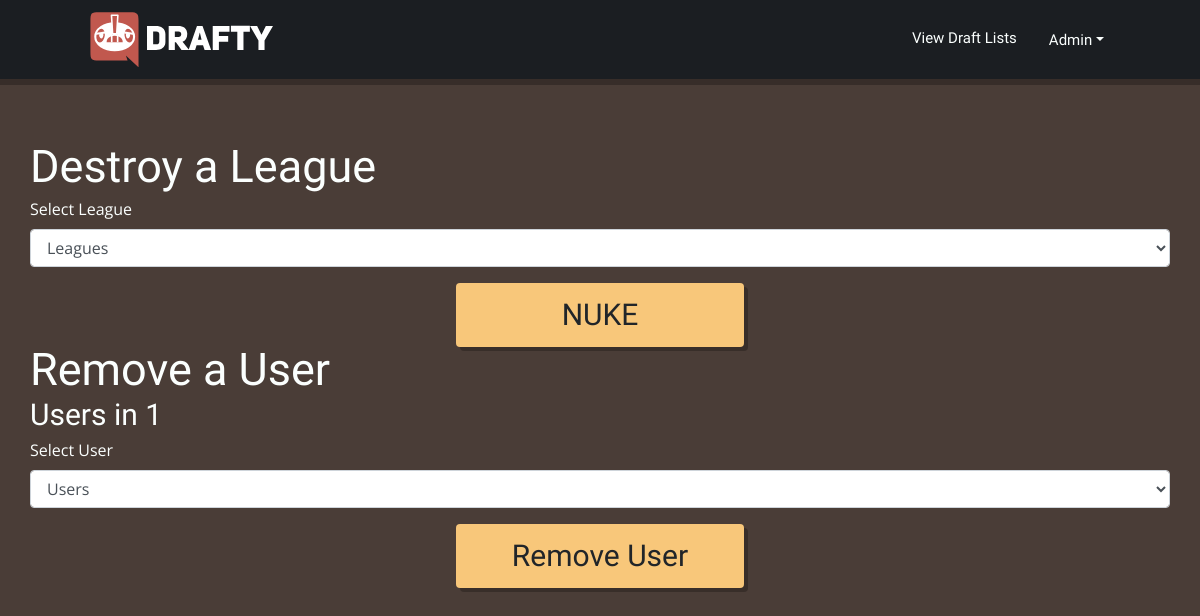
Before: /manage_leagues with the older database file.
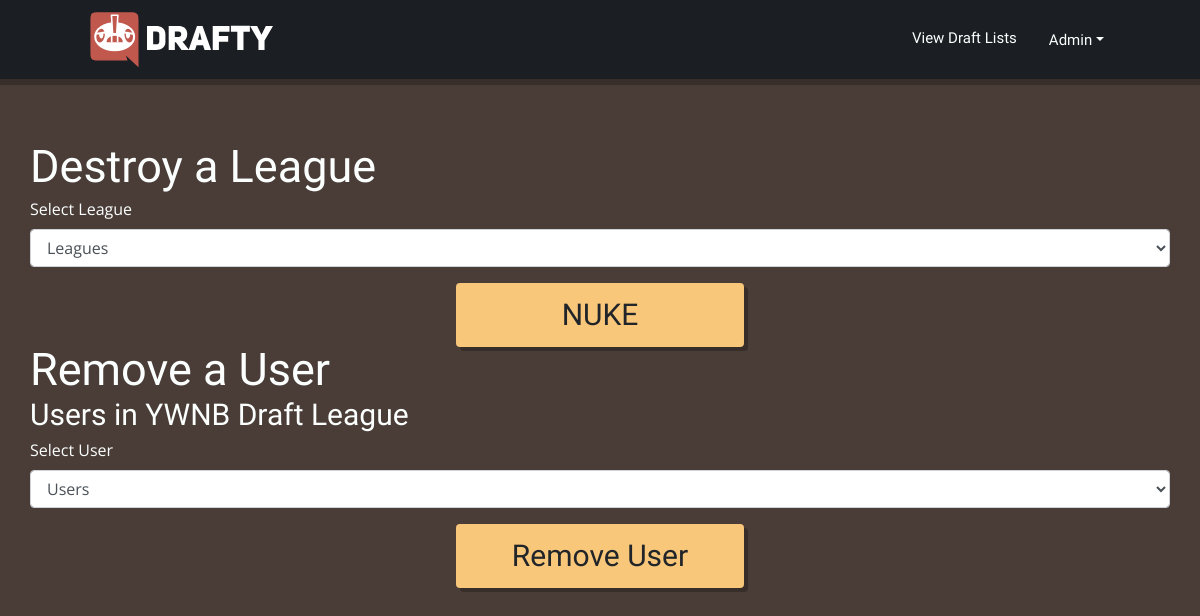
After: the same page with the newer database file.
### db/py/tables.py (models this page shows)
class League(Base):
    __tablename__ = "league"
    id = Column('id', Integer, primary_key=True)
    name = Column('name', String(256), unique=True)
    format =  Column('format', String(20))
    dlist_id = Column('dlist_id', Integer, ForeignKey('draftlist.id'))
    users = relationship("User", cascade="all,delete", backref="league")
    matches_leagues = relationship("MatchLeague", cascade="all,delete", backref="league")

### web_app/__init__.py (the view, shortened to what this page needs)
@app.route('/manage_leagues', methods=["GET", "POST"])
def manage_leagues():
  q = Query(file_path)
  lgs = q.fetch_leagues()
  users = q.fetch_users()
  return render_template('./admin/manage_leagues.html', lgs=lgs, users=users)

### web_app/py/queries.py (called while the page is built)
  def fetch_leagues(self):
    lgs = session.query(League).all()
    return lgs

  def fetch_users(self):
    return session.query(User).all()

### web_app/templates/admin/manage_leagues.html (shortened to what this page needs)
{% extends "_base.html" %}
{% block body %}
<main class="contact">
  <section class="manage-league">
    <div class="container">
      <div class="row align-self-center">
        <h1>Destroy a League</h1>
      </div>
      <form action="#" method="POST">
        <div class="form-group">
        <div class="row align-self-center">
          <label>Select League</label></br>
        </div>
        <div class="row align-self-center">
          <select class="form-control" id="del-league" name="del-league" placeholder="Select a league" required>
            <option value="" selected disabled>Leagues</option>
          </select>
        </div>
      </div>
        <center><button name="del-league" type="submit" class="btn submit-league" id="submit">NUKE</button></center>
      </form>
      <div class="row align-self-center">
        <h1>Remove a User</h1>
      </div>
      <form action="#" method="POST">
        <div class="form-group">
          {% for lg in lgs %}
         <div class="row align-self-center">
        <h2>Users in {{ lg.name }}</h2>
        </div>
        <div class="row align-self-center">
          <label>Select User</label></br>
        </div>
        <div class="row align-self-center">
          <select class="form-control" id="del-user" name="del-user" placeholder="Select a user">
            <option value="" selected disabled>Users</option>
          </select>
        </div>
          <center><button name="del-user" type="submit" class="btn submit-league remove" id="submit">Remove User</button></center>
          {% endfor %}
        </div>
      </form>
    </div>
    </section>
</main>
{% endblock %}

Changed rows visible on the page:
changed League: name "1" → "YWNB Draft League"
